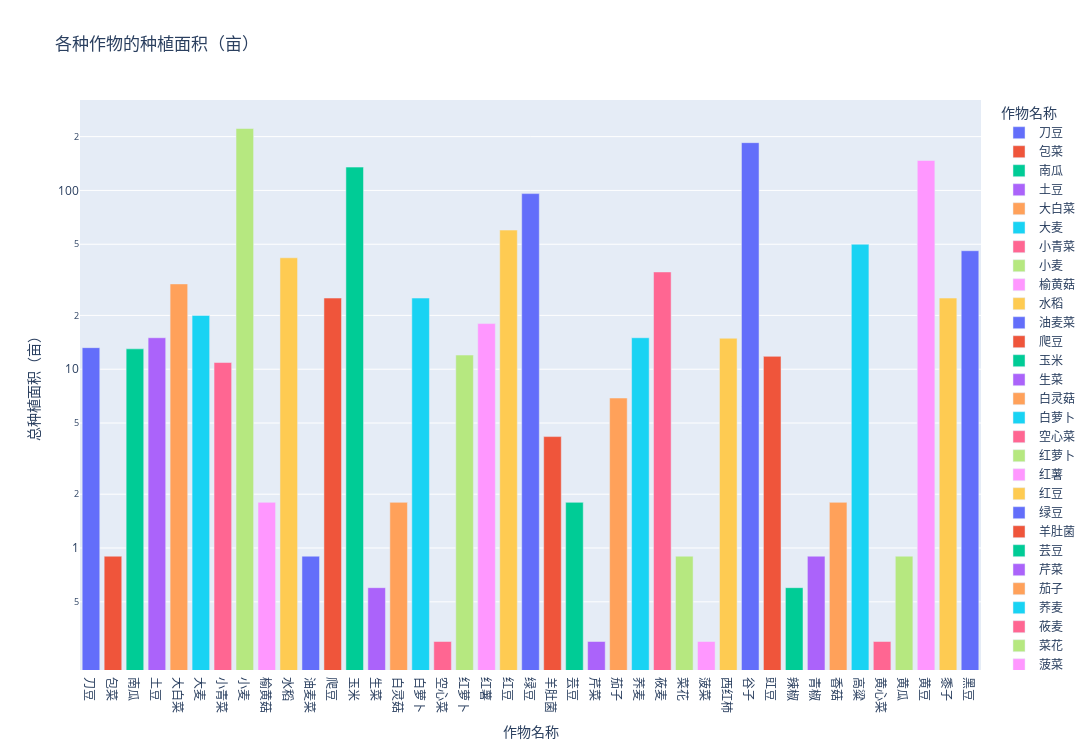

Notebook cell for this chart:
### Markdown cell above
## 种植面积

### Code cell
import plotly.express as px


# 计算每种作物的种植面积
planting_areas = df.groupby(["Crop Name"])["Planting Area"].agg("sum")
fig = px.bar(
    planting_areas,
    color=planting_areas.index,
    title="各种作物的种植面积（亩）",
    labels={
        "value": "总种植面积（亩）",
        "Crop Name": "作物名称",
    },
    log_y=True,
    height=750,
    width=1500,
)
fig.show()

### Figure 1 — Plotly figure (JSON) as saved in the notebook; plotly's stock layout.template omitted (floating-point values rounded to 4 significant figures)
{"data": [{"alignmentgroup": "True", "hovertemplate": "作物名称=%{x}<br>总种植面积（亩）=%{y}<extra></extra>", "legendgroup": "刀豆", "marker": {"color": "#636efa", "pattern": {"shape": ""}}, "name": "刀豆", "offsetgroup": "刀豆", "orientation": "v", "showlegend": true, "textposition": "auto", "type": "bar", "x": ["刀豆"], "xaxis": "x", "y": [13.2], "yaxis": "y"}, {"alignmentgroup": "True", "hovertemplate": "作物名称=%{x}<br>总种植面积（亩）=%{y}<extra></extra>", "legendgroup": "包菜", "marker": {"color": "#EF553B", "pattern": {"shape": ""}}, "name": "包菜", "offsetgroup": "包菜", "orientation": "v", "showlegend": true, "textposition": "auto", "type": "bar", "x": ["包菜"], "xaxis": "x", "y": [0.9], "yaxis": "y"}, {"alignmentgroup": "True", "hovertemplate": "作物名称=%{x}<br>总种植面积（亩）=%{y}<extra></extra>", "legendgroup": "南瓜", "marker": {"color": "#00cc96", "pattern": {"shape": ""}}, "name": "南瓜", "offsetgroup": "南瓜", "orientation": "v", "showlegend": true, "textposition": "auto", "type": "bar", "x": ["南瓜"], "xaxis": "x", "y": [13], "yaxis": "y"}, {"alignmentgroup": "True", "hovertemplate": "作物名称=%{x}<br>总种植面积（亩）=%{y}<extra></extra>", "legendgroup": "土豆", "marker": {"color": "#ab63fa", "pattern": {"shape": ""}}, "name": "土豆", "offsetgroup": "土豆", "orientation": "v", "showlegend": true, "textposition": "auto", "type": "bar", "x": ["土豆"], "xaxis": "x", "y": [15], "yaxis": "y"}, {"alignmentgroup": "True", "hovertemplate": "作物名称=%{x}<br>总种植面积（亩）=%{y}<extra></extra>", "legendgroup": "大白菜", "marker": {"color": "#FFA15A", "pattern": {"shape": ""}}, "name": "大白菜", "offsetgroup": "大白菜", "orientation": "v", "showlegend": true, "textposition": "auto", "type": "bar", "x": ["大白菜"], "xaxis": "x", "y": [30], "yaxis": "y"}, {"alignmentgroup": "True", "hovertemplate": "作物名称=%{x}<br>总种植面积（亩）=%{y}<extra></extra>", "legendgroup": "大麦", "marker": {"color": "#19d3f3", "pattern": {"shape": ""}}, "name": "大麦", "offsetgroup": "大麦", "orientation": "v", "showlegend": true, "textposition": "auto", "type": "bar", "x": ["大麦"], "xaxis": "x", "y": [20], "yaxis": "y"}, {"alignmentgroup": "True", "hovertemplate": "作物名称=%{x}<br>总种植面积（亩）=%{y}<extra></extra>", "legendgroup": "小青菜", "marker": {"color": "#FF6692", "pattern": {"shape": ""}}, "name": "小青菜", "offsetgroup": "小青菜", "orientation": "v", "showlegend": true, "textposition": "auto", "type": "bar", "x": ["小青菜"], "xaxis": "x", "y": [10.9], "yaxis": "y"}, {"alignmentgroup": "True", "hovertemplate": "作物名称=%{x}<br>总种植面积（亩）=%{y}<extra></extra>", "legendgroup": "小麦", "marker": {"color": "#B6E880", "pattern": {"shape": ""}}, "name": "小麦", "offsetgroup": "小麦", "orientation": "v", "showlegend": true, "textposition": "auto", "type": "bar", "x": ["小麦"], "xaxis": "x", "y": [222], "yaxis": "y"}, {"alignmentgroup": "True", "hovertemplate": "作物名称=%{x}<br>总种植面积（亩）=%{y}<extra></extra>", "legendgroup": "榆黄菇", "marker": {"color": "#FF97FF", "pattern": {"shape": ""}}, "name": "榆黄菇", "offsetgroup": "榆黄菇", "orientation": "v", "showlegend": true, "textposition": "auto", "type": "bar", "x": ["榆黄菇"], "xaxis": "x", "y": [1.8], "yaxis": "y"}, {"alignmentgroup": "True", "hovertemplate": "作物名称=%{x}<br>总种植面积（亩）=%{y}<extra></extra>", "legendgroup": "水稻", "marker": {"color": "#FECB52", "pattern": {"shape": ""}}, "name": "水稻", "offsetgroup": "水稻", "orientation": "v", "showlegend": true, "textposition": "auto", "type": "bar", "x": ["水稻"], "xaxis": "x", "y": [42], "yaxis": "y"}, {"alignmentgroup": "True", "hovertemplate": "作物名称=%{x}<br>总种植面积（亩）=%{y}<extra></extra>", "legendgroup": "油麦菜", "marker": {"color": "#636efa", "pattern": {"shape": ""}}, "name": "油麦菜", "offsetgroup": "油麦菜", "orientation": "v", "showlegend": true, "textposition": "auto", "type": "bar", "x": ["油麦菜"], "xaxis": "x", "y": [0.9], "yaxis": "y"}, {"alignmentgroup": "True", "hovertemplate": "作物名称=%{x}<br>总种植面积（亩）=%{y}<extra></extra>", "legendgroup": "爬豆", "marker": {"color": "#EF553B", "pattern": {"shape": ""}}, "name": "爬豆", "offsetgroup": "爬豆", "orientation": "v", "showlegend": true, "textposition": "auto", "type": "bar", "x": ["爬豆"], "xaxis": "x", "y": [25], "yaxis": "y"}, {"alignmentgroup": "True", "hovertemplate": "作物名称=%{x}<br>总种植面积（亩）=%{y}<extra></extra>", "legendgroup": "玉米", "marker": {"color": "#00cc96", "pattern": {"shape": ""}}, "name": "玉米", "offsetgroup": "玉米", "orientation": "v", "showlegend": true, "textposition": "auto", "type": "bar", "x": ["玉米"], "xaxis": "x", "y": [135], "yaxis": "y"}, {"alignmentgroup": "True", "hovertemplate": "作物名称=%{x}<br>总种植面积（亩）=%{y}<extra></extra>", "legendgroup": "生菜", "marker": {"color": "#ab63fa", "pattern": {"shape": ""}}, "name": "生菜", "offsetgroup": "生菜", "orientation": "v", "showlegend": true, "textposition": "auto", "type": "bar", "x": ["生菜"], "xaxis": "x", "y": [0.6], "yaxis": "y"}, {"alignmentgroup": "True", "hovertemplate": "作物名称=%{x}<br>总种植面积（亩）=%{y}<extra></extra>", "legendgroup": "白灵菇", "marker": {"color": "#FFA15A", "pattern": {"shape": ""}}, "name": "白灵菇", "offsetgroup": "白灵菇", "orientation": "v", "showlegend": true, "textposition": "auto", "type": "bar", "x": ["白灵菇"], "xaxis": "x", "y": [1.8], "yaxis": "y"}, {"alignmentgroup": "True", "hovertemplate": "作物名称=%{x}<br>总种植面积（亩）=%{y}<extra></extra>", "legendgroup": "白萝卜", "marker": {"color": "#19d3f3", "pattern": {"shape": ""}}, "name": "白萝卜", "offsetgroup": "白萝卜", "orientation": "v", "showlegend": true, "textposition": "auto", "type": "bar", "x": ["白萝卜"], "xaxis": "x", "y": [25], "yaxis": "y"}, {"alignmentgroup": "True", "hovertemplate": "作物名称=%{x}<br>总种植面积（亩）=%{y}<extra></extra>", "legendgroup": "空心菜", "marker": {"color": "#FF6692", "pattern": {"shape": ""}}, "name": "空心菜", "offsetgroup": "空心菜", "orientation": "v", "showlegend": true, "textposition": "auto", "type": "bar", "x": ["空心菜"], "xaxis": "x", "y": [0.3], "yaxis": "y"}, {"alignmentgroup": "True", "hovertemplate": "作物名称=%{x}<br>总种植面积（亩）=%{y}<extra></extra>", "legendgroup": "红萝卜", "marker": {"color": "#B6E880", "pattern": {"shape": ""}}, "name": "红萝卜", "offsetgroup": "红萝卜", "orientation": "v", "showlegend": true, "textposition": "auto", "type": "bar", "x": ["红萝卜"], "xaxis": "x", "y": [12], "yaxis": "y"}, {"alignmentgroup": "True", "hovertemplate": "作物名称=%{x}<br>总种植面积（亩）=%{y}<extra></extra>", "legendgroup": "红薯", "marker": {"color": "#FF97FF", "pattern": {"shape": ""}}, "name": "红薯", "offsetgroup": "红薯", "orientation": "v", "showlegend": true, "textposition": "auto", "type": "bar", "x": ["红薯"], "xaxis": "x", "y": [18], "yaxis": "y"}, {"alignmentgroup": "True", "hovertemplate": "作物名称=%{x}<br>总种植面积（亩）=%{y}<extra></extra>", "legendgroup": "红豆", "marker": {"color": "#FECB52", "pattern": {"shape": ""}}, "name": "红豆", "offsetgroup": "红豆", "orientation": "v", "showlegend": true, "textposition": "auto", "type": "bar", "x": ["红豆"], "xaxis": "x", "y": [60], "yaxis": "y"}, {"alignmentgroup": "True", "hovertemplate": "作物名称=%{x}<br>总种植面积（亩）=%{y}<extra></extra>", "legendgroup": "绿豆", "marker": {"color": "#636efa", "pattern": {"shape": ""}}, "name": "绿豆", "offsetgroup": "绿豆", "orientation": "v", "showlegend": true, "textposition": "auto", "type": "bar", "x": ["绿豆"], "xaxis": "x", "y": [96], "yaxis": "y"}, {"alignmentgroup": "True", "hovertemplate": "作物名称=%{x}<br>总种植面积（亩）=%{y}<extra></extra>", "legendgroup": "羊肚菌", "marker": {"color": "#EF553B", "pattern": {"shape": ""}}, "name": "羊肚菌", "offsetgroup": "羊肚菌", "orientation": "v", "showlegend": true, "textposition": "auto", "type": "bar", "x": ["羊肚菌"], "xaxis": "x", "y": [4.2], "yaxis": "y"}, {"alignmentgroup": "True", "hovertemplate": "作物名称=%{x}<br>总种植面积（亩）=%{y}<extra></extra>", "legendgroup": "芸豆", "marker": {"color": "#00cc96", "pattern": {"shape": ""}}, "name": "芸豆", "offsetgroup": "芸豆", "orientation": "v", "showlegend": true, "textposition": "auto", "type": "bar", "x": ["芸豆"], "xaxis": "x", "y": [1.8], "yaxis": "y"}, {"alignmentgroup": "True", "hovertemplate": "作物名称=%{x}<br>总种植面积（亩）=%{y}<extra></extra>", "legendgroup": "芹菜", "marker": {"color": "#ab63fa", "pattern": {"shape": ""}}, "name": "芹菜", "offsetgroup": "芹菜", "orientation": "v", "showlegend": true, "textposition": "auto", "type": "bar", "x": ["芹菜"], "xaxis": "x", "y": [0.3], "yaxis": "y"}, {"alignmentgroup": "True", "hovertemplate": "作物名称=%{x}<br>总种植面积（亩）=%{y}<extra></extra>", "legendgroup": "茄子", "marker": {"color": "#FFA15A", "pattern": {"shape": ""}}, "name": "茄子", "offsetgroup": "茄子", "orientation": "v", "showlegend": true, "textposition": "auto", "type": "bar", "x": ["茄子"], "xaxis": "x", "y": [6.9], "yaxis": "y"}, {"alignmentgroup": "True", "hovertemplate": "作物名称=%{x}<br>总种植面积（亩）=%{y}<extra></extra>", "legendgroup": "荞麦", "marker": {"color": "#19d3f3", "pattern": {"shape": ""}}, "name": "荞麦", "offsetgroup": "荞麦", "orientation": "v", "showlegend": true, "textposition": "auto", "type": "bar", "x": ["荞麦"], "xaxis": "x", "y": [15], "yaxis": "y"}, {"alignmentgroup": "True", "hovertemplate": "作物名称=%{x}<br>总种植面积（亩）=%{y}<extra></extra>", "legendgroup": "莜麦", "marker": {"color": "#FF6692", "pattern": {"shape": ""}}, "name": "莜麦", "offsetgroup": "莜麦", "orientation": "v", "showlegend": true, "textposition": "auto", "type": "bar", "x": ["莜麦"], "xaxis": "x", "y": [35], "yaxis": "y"}, {"alignmentgroup": "True", "hovertemplate": "作物名称=%{x}<br>总种植面积（亩）=%{y}<extra></extra>", "legendgroup": "菜花", "marker": {"color": "#B6E880", "pattern": {"shape": ""}}, "name": "菜花", "offsetgroup": "菜花", "orientation": "v", "showlegend": true, "textposition": "auto", "type": "bar", "x": ["菜花"], "xaxis": "x", "y": [0.9], "yaxis": "y"}, {"alignmentgroup": "True", "hovertemplate": "作物名称=%{x}<br>总种植面积（亩）=%{y}<extra></extra>", "legendgroup": "菠菜", "marker": {"color": "#FF97FF", "pattern": {"shape": ""}}, "name": "菠菜", "offsetgroup": "菠菜", "orientation": "v", "showlegend": true, "textposition": "auto", "type": "bar", "x": ["菠菜"], "xaxis": "x", "y": [0.3], "yaxis": "y"}, {"alignmentgroup": "True", "hovertemplate": "作物名称=%{x}<br>总种植面积（亩）=%{y}<extra></extra>", "legendgroup": "西红柿", "marker": {"color": "#FECB52", "pattern": {"shape": ""}}, "name": "西红柿", "offsetgroup": "西红柿", "orientation": "v", "showlegend": true, "textposition": "auto", "type": "bar", "x": ["西红柿"], "xaxis": "x", "y": [14.9], "yaxis": "y"}, {"alignmentgroup": "True", "hovertemplate": "作物名称=%{x}<br>总种植面积（亩）=%{y}<extra></extra>", "legendgroup": "谷子", "marker": {"color": "#636efa", "pattern": {"shape": ""}}, "name": "谷子", "offsetgroup": "谷子", "orientation": "v", "showlegend": true, "textposition": "auto", "type": "bar", "x": ["谷子"], "xaxis": "x", "y": [185], "yaxis": "y"}, {"alignmentgroup": "True", "hovertemplate": "作物名称=%{x}<br>总种植面积（亩）=%{y}<extra></extra>", "legendgroup": "豇豆", "marker": {"color": "#EF553B", "pattern": {"shape": ""}}, "name": "豇豆", "offsetgroup": "豇豆", "orientation": "v", "showlegend": true, "textposition": "auto", "type": "bar", "x": ["豇豆"], "xaxis": "x", "y": [11.8], "yaxis": "y"}, {"alignmentgroup": "True", "hovertemplate": "作物名称=%{x}<br>总种植面积（亩）=%{y}<extra></extra>", "legendgroup": "辣椒", "marker": {"color": "#00cc96", "pattern": {"shape": ""}}, "name": "辣椒", "offsetgroup": "辣椒", "orientation": "v", "showlegend": true, "textposition": "auto", "type": "bar", "x": ["辣椒"], "xaxis": "x", "y": [0.6], "yaxis": "y"}, {"alignmentgroup": "True", "hovertemplate": "作物名称=%{x}<br>总种植面积（亩）=%{y}<extra></extra>", "legendgroup": "青椒", "marker": {"color": "#ab63fa", "pattern": {"shape": ""}}, "name": "青椒", "offsetgroup": "青椒", "orientation": "v", "showlegend": true, "textposition": "auto", "type": "bar", "x": ["青椒"], "xaxis": "x", "y": [0.9], "yaxis": "y"}, {"alignmentgroup": "True", "hovertemplate": "作物名称=%{x}<br>总种植面积（亩）=%{y}<extra></extra>", "legendgroup": "香菇", "marker": {"color": "#FFA15A", "pattern": {"shape": ""}}, "name": "香菇", "offsetgroup": "香菇", "orientation": "v", "showlegend": true, "textposition": "auto", "type": "bar", "x": ["香菇"], "xaxis": "x", "y": [1.8], "yaxis": "y"}, {"alignmentgroup": "True", "hovertemplate": "作物名称=%{x}<br>总种植面积（亩）=%{y}<extra></extra>", "legendgroup": "高粱", "marker": {"color": "#19d3f3", "pattern": {"shape": ""}}, "name": "高粱", "offsetgroup": "高粱", "orientation": "v", "showlegend": true, "textposition": "auto", "type": "bar", "x": ["高粱"], "xaxis": "x", "y": [50], "yaxis": "y"}, {"alignmentgroup": "True", "hovertemplate": "作物名称=%{x}<br>总种植面积（亩）=%{y}<extra></extra>", "legendgroup": "黄心菜", "marker": {"color": "#FF6692", "pattern": {"shape": ""}}, "name": "黄心菜", "offsetgroup": "黄心菜", "orientation": "v", "showlegend": true, "textposition": "auto", "type": "bar", "x": ["黄心菜"], "xaxis": "x", "y": [0.3], "yaxis": "y"}, {"alignmentgroup": "True", "hovertemplate": "作物名称=%{x}<br>总种植面积（亩）=%{y}<extra></extra>", "legendgroup": "黄瓜", "marker": {"color": "#B6E880", "pattern": {"shape": ""}}, "name": "黄瓜", "offsetgroup": "黄瓜", "orientation": "v", "showlegend": true, "textposition": "auto", "type": "bar", "x": ["黄瓜"], "xaxis": "x", "y": [0.9], "yaxis": "y"}, {"alignmentgroup": "True", "hovertemplate": "作物名称=%{x}<br>总种植面积（亩）=%{y}<extra></extra>", "legendgroup": "黄豆", "marker": {"color": "#FF97FF", "pattern": {"shape": ""}}, "name": "黄豆", "offsetgroup": "黄豆", "orientation": "v", "showlegend": true, "textposition": "auto", "type": "bar", "x": ["黄豆"], "xaxis": "x", "y": [147], "yaxis": "y"}, {"alignmentgroup": "True", "hovertemplate": "作物名称=%{x}<br>总种植面积（亩）=%{y}<extra></extra>", "legendgroup": "黍子", "marker": {"color": "#FECB52", "pattern": {"shape": ""}}, "name": "黍子", "offsetgroup": "黍子", "orientation": "v", "showlegend": true, "textposition": "auto", "type": "bar", "x": ["黍子"], "xaxis": "x", "y": [25], "yaxis": "y"}, {"alignmentgroup": "True", "hovertemplate": "作物名称=%{x}<br>总种植面积（亩）=%{y}<extra></extra>", "legendgroup": "黑豆", "marker": {"color": "#636efa", "pattern": {"shape": ""}}, "name": "黑豆", "offsetgroup": "黑豆", "orientation": "v", "showlegend": true, "textposition": "auto", "type": "bar", "x": ["黑豆"], "xaxis": "x", "y": [46], "yaxis": "y"}], "layout": {"barmode": "relative", "height": 750, "legend": {"title": {"text": "作物名称"}, "tracegroupgap": 0}, "title": {"text": "各种作物的种植面积（亩）"}, "width": 1500, "xaxis": {"anchor": "y", "categoryarray": ["刀豆", "包菜", "南瓜", "土豆", "大白菜", "大麦", "小青菜", "小麦", "榆黄菇", "水稻", "油麦菜", "爬豆", "玉米", "生菜", "白灵菇", "白萝卜", "空心菜", "红萝卜", "红薯", "红豆", "绿豆", "羊肚菌", "芸豆", "芹菜", "茄子", "荞麦", "莜麦", "菜花", "菠菜", "西红柿", "谷子", "豇豆", "辣椒", "青椒", "香菇", "高粱", "黄心菜", "黄瓜", "黄豆", "黍子", "黑豆"], "categoryorder": "array", "domain": [0, 1], "title": {"text": "作物名称"}}, "yaxis": {"anchor": "x", "domain": [0, 1], "title": {"text": "总种植面积（亩）"}, "type": "log"}}}
